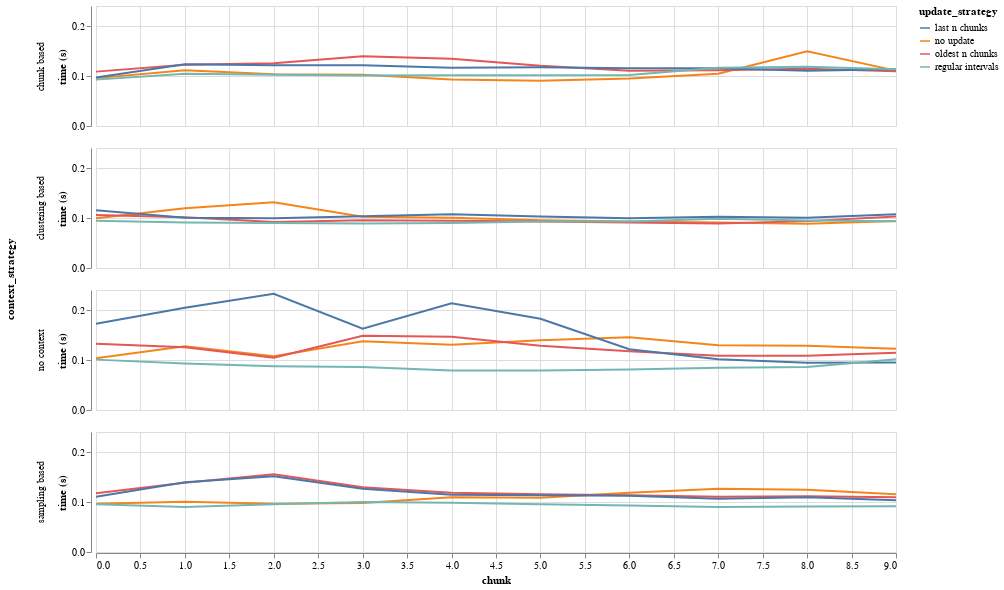

The notebook cell saved with this chart:
### Markdown cell above
### Time series per test case

### Code cell
import altair as alt

charts = []

# load all data from the out directory into one dataframe and add a column that indicates the context
# and update strategies used in this particular use case
available_test_cases = os.listdir(f"{path}/times")
available_test_cases

all_timeseries_df = pd.DataFrame()

# build one big dataframe containing all doi scores and label each based on the strategies that were
# used to generate them
for c_strat in context_strategies:
  for u_strat in update_strategies:
    # check if that test case exists
    test_case = f"{c_strat[0]}-{u_strat[0]}.csv"
    if test_case not in available_test_cases:
      continue

    df = pd.read_csv(f"{path}/times/{test_case}")
    df["context_strategy"] = c_strat[0]
    df["update_strategy"] = u_strat[0]
    all_timeseries_df = all_timeseries_df.append(df)
    all_timeseries_df.reset_index(inplace=True, drop=True)

alt.data_transformers.disable_max_rows()
alt.Chart(all_timeseries_df).mark_line().encode(
  x="chunk:Q",
  y={"field": "total_time", "type": "quantitative", "scale": {"type": "linear"}, "title": "time (s)"},
  row="context_strategy:N",
  color="update_strategy:N",
).properties(
  width=800,
  height=120
)

### Figure 1 — Vega-Lite specification as saved in the notebook (floating-point values rounded to 4 significant figures; data arrays with more than 128 entries replaced by an {"elided": "..."} marker saying what was removed)
{"config": {"view": {"continuousWidth": 400, "continuousHeight": 300}}, "data": {"name": "data-5e90118ddb727d6873293237f378b0ef"}, "mark": "line", "encoding": {"color": {"field": "update_strategy", "type": "nominal"}, "row": {"field": "context_strategy", "type": "nominal"}, "x": {"field": "chunk", "type": "quantitative"}, "y": {"field": "total_time", "scale": {"type": "linear"}, "title": "time (s)", "type": "quantitative"}}, "height": 120, "width": 800, "$schema": "https://vega.github.io/schema/vega-lite/v4.17.0.json", "datasets": {"data-5e90118ddb727d6873293237f378b0ef": {"elided": "160 records"}}}
